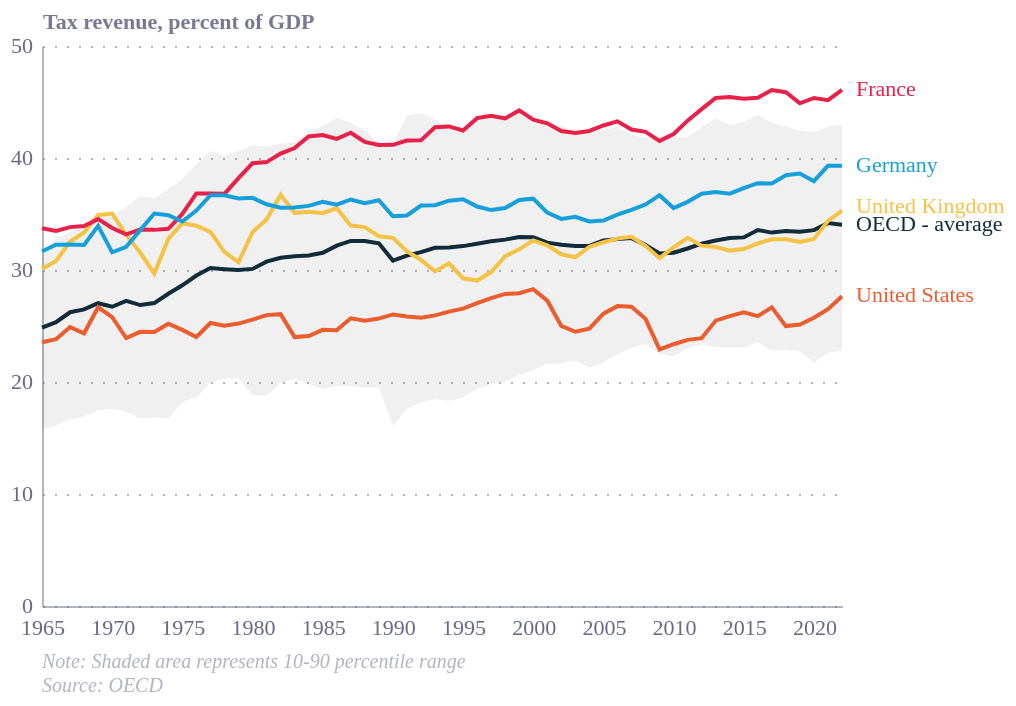

Source (Vega-Lite JSON):
### Vega-Lite specification from a JSON file in a GitHub repository (floating-point values rounded to 4 significant figures; data arrays with more than 128 entries replaced by an {"elided": "..."} marker saying what was removed)
{"config": {"font": "Circular Std", "line": {"interpolate": "linear"}, "view": {"stroke": "transparent"}, "width": 450, "height": 300, "range": {"category": ["#179fdb", "#e6224b", "#f4c245", "#122b39", "#eb5c2e", "#36b7b4"], "diverging": ["#E6224B", "#E54753", "#C9C9C9", "#179FDB", "#122B39"], "heatmap": ["#C9C9C9", "#179FDB", "#0063AF", "#122B39"], "ordinal": ["#00A767", "#36B7B4", "#179FDB", "#0063AF", "#243B5A"]}, "text": {"color": "#676A86", "align": "left", "baseline": "middle", "dx": 7, "dy": 0, "fontSize": 11}, "axisX": {"labelColor": "#676A86", "tickColor": "#676A86", "domainColor": "#676A86", "domainOpacity": 0.5, "gridOpacity": 0, "labelFont": "Circular Std", "labelAngle": 0, "labelAlign": "center", "labelFontSize": 11, "labelPadding": 5, "tickCount": 10, "tickSize": 0, "title": ""}, "axisY": {"labelColor": "#676A86", "labelFont": "Circular Std", "tickColor": "#676A86", "domainColor": "#676A86", "gridColor": "#676A86", "gridDash": [1, 5], "gridOpacity": 0.5, "labelPadding": 5, "labelFontSize": 11, "domainOpacity": 0.5, "tickSize": 0, "title": null, "titleAlign": "left", "titleAngle": 0, "titleBaseline": "bottom", "titleColor": "#676A86", "titleOpacity": 0.9, "titleX": 0, "titleY": -7}, "area": {"opacity": 0.1, "color": "dimgrey"}}, "layer": [{"mark": {"type": "area"}, "encoding": {"x": {"field": "year", "timeUnit": "year", "type": "temporal"}, "y": {"field": "p10", "type": "quantitative"}, "y2": {"field": "p90"}}}, {"mark": {"type": "line"}, "encoding": {"color": {"field": "location", "legend": null, "type": "nominal"}, "x": {"field": "year", "timeUnit": "year", "type": "temporal"}, "y": {"axis": {"title": "Tax revenue, percent of GDP"}, "field": "value", "type": "quantitative"}}, "title": {"text": ["Note: Shaded area represents 10-90 percentile range", "Source: OECD"], "anchor": "start", "color": "#676A8680", "dx": 0, "fontSize": 10, "fontStyle": "italic", "fontWeight": "normal", "frame": "group", "offset": 7, "orient": "bottom"}}, {"mark": {"type": "text", "dy": {"expr": "datum.location == 'GBR' ? -2 : datum.location == 'GBR' ? 1 : 0"}}, "encoding": {"color": {"field": "location", "type": "nominal"}, "text": {"field": "country", "type": "nominal"}, "x": {"aggregate": "max", "field": "year", "type": "temporal"}, "y": {"aggregate": {"argmax": "year"}, "axis": {"title": "Tax revenue, percent of GDP"}, "field": "value", "type": "quantitative"}}}], "data": {"name": "data-46f353c395597c5d7d97ae9d9a767325"}, "height": 280, "width": 400, "$schema": "https://vega.github.io/schema/vega-lite/v5.16.3.json", "datasets": {"data-46f353c395597c5d7d97ae9d9a767325": {"elided": "290 records"}}}
